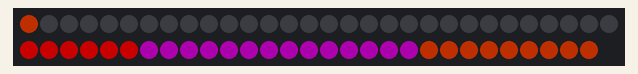
Recording of a sketch running on a simulated Arduino Uno, built with avr-gcc and run on an emulated ATmega328P. On the bench: 59 RGB LEDs in strip order, left to right, continuing on the next row. Dim RGB values are drawn brighter than linear; the local clock reads 2024-03-15 10:24:30 at power-on unless the sketch sets it.

Above: at 0.15 s.
At 6.4 s:
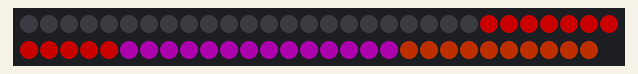
At 16.2 s:
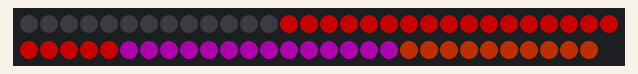
At 29.1 s:
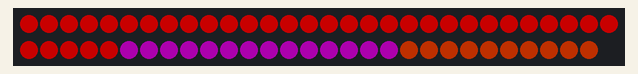
At 30.17 s:
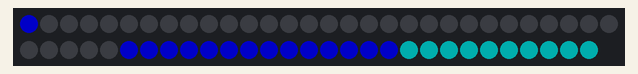
At 38.93 s:
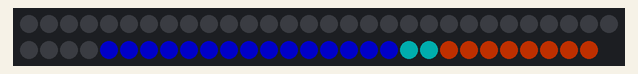

Measured:
- what the display in image 3 shows lasts 1.0 s, from 29.0 s to 30.0 s

The sketch:

leddripclock-one-dir.ino
```cpp
// Date and time functions using a DS1307 RTC connected via I2C and Wire lib
#include <Wire.h>
#include "RTClib.h"
#include <Adafruit_NeoPixel.h>

RTC_DS1307 rtc;
#define PIN      6
#define N_LEDS  59
Adafruit_NeoPixel strip = Adafruit_NeoPixel(N_LEDS, PIN, NEO_GRB + NEO_KHZ800);

int currentSecond = 0;
int currentMinute = 0;
int currentHour = 0;
int prevSecond = 0;
int prevMinute = 0;
int prevHour = 0;

int secondsDrip = -1;
int minutesDrip = -1;
int hoursDrip = -1;

int secondsSolid = N_LEDS + 1;
int minutesSolid = N_LEDS + 1;
int hoursSolid = N_LEDS + 1;

void setup () {
  currentSecond = 0;
  currentMinute = 0;
  currentHour = 0;

  rtc.begin();

  if (! rtc.isrunning()) {
    //Serial.println("RTC is NOT running!");
    rtc.adjust(DateTime(F(__DATE__), F(__TIME__)));
  } else {
    //Serial.println("RTC is ALREADY running!");
  }

  strip.begin();
}

void loop () {
    DateTime now = rtc.now();

    //check for a new second
    currentSecond = now.second();
    if (currentSecond != prevSecond) {
      prevSecond = currentSecond;

      //set up a new drip if it's not 0 seconds
      if  (currentSecond > 0)  {
        secondsDrip = 0;
      }
    }

    currentMinute = now.minute();
    if (currentMinute != prevMinute) {
      prevMinute = currentMinute;

      //set up a new drip if it's not 0 minutes
      if (currentMinute > 0) {
        minutesDrip = 0;
      }
    }

    currentHour = now.hour();
    if (currentHour != prevHour) {
      prevHour = currentHour;

      //set up a new drip if it's not 0 hours
      if (currentHour > 0) {
        hoursDrip = 0;
      }
      hoursSolid = N_LEDS - currentHour + 1;
    }

    secondsSolid = N_LEDS - currentSecond + 1;
    minutesSolid = N_LEDS - currentMinute + 1;
    hoursSolid = N_LEDS - currentHour + 1;

    for(int k=0; k<strip.numPixels(); k++) {
      int red = 0;
      int blue = 0;
      int green = 0;

      if (k == secondsDrip || k >= secondsSolid || (secondsDrip == -1 && (k == secondsSolid - 1))) {
        red = 100;
      }

      if (k == minutesDrip || k >= minutesSolid || (minutesDrip == -1 && (k == minutesSolid - 1))) {
        if (red == 0) {
          blue = 100;
        } else {
          red = 50;
          blue = 50;
        }
      }

      if (k == hoursDrip || k >= hoursSolid || (hoursDrip == -1 && (k == hoursSolid -1 ))) {
        if (red == 0 && blue == 0) {
          green = 100;
        } else if (red > 0 && blue == 0) {
          red = 50;
          green = 50;
        } else if (red == 0 && blue > 0) {
          blue = 50;
          green = 50;
        } else if (red > 0 && blue > 0) {
          blue = 0;
          red = 80;
          green = 20;
        }
      }
      strip.setPixelColor(k, strip.Color(red, green, blue));
    }

    strip.show();

    if (secondsDrip != -1 && secondsDrip < (secondsSolid - 1)) {
      secondsDrip++;
    }
    if (secondsDrip == (secondsSolid - 1)) {
      secondsDrip = -1;
    }

    if (minutesDrip != -1 && minutesDrip < (minutesSolid - 1)) {
      minutesDrip++;
    }
    if (minutesDrip == (minutesSolid - 1)) {
      minutesDrip = -1;
    }

    if (hoursDrip != -1 && hoursDrip < (hoursSolid -1)) {
      hoursDrip++;
    }
    if (hoursDrip == (hoursSolid - 1)) {
      hoursDrip = -1;
    }


    delay(10);
}
```
